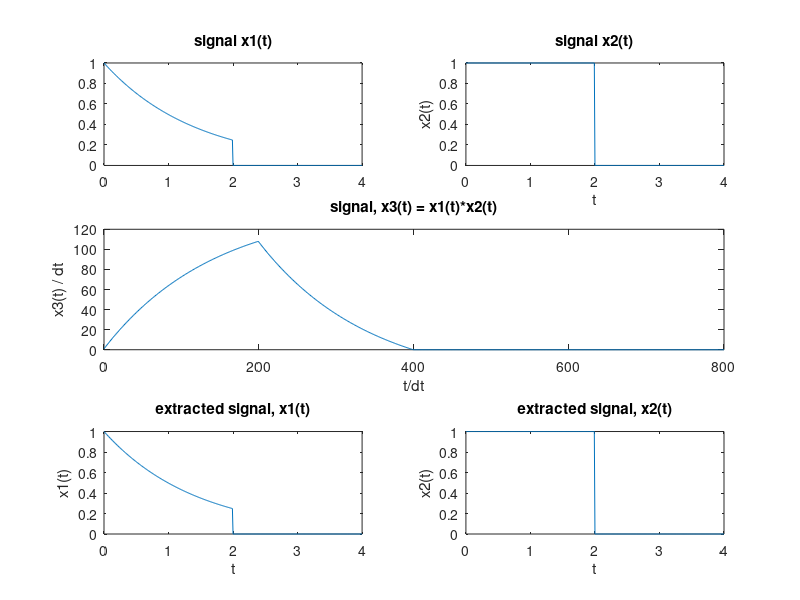

Write the MATLAB code that produced this figure.
T = 2;tmin = 0; tmax = 2*T; dt = 0.01;t = tmin:dt:tmax;x1 = exp(-0.7*t).*(t>=0 & t<T);x2 = 1.*(t>=0 & t<T);x3 = conv(x1,x2);n3 = length(x3);t1 = 0:1:n3-1;subplot(3,2,1); plot(t,x1); title('signal x1(t)');%xlabel('t'); ylable('x1(t)');subplot(3,2,2); plot(t,x2); title('signal x2(t)');xlabel('t'); ylabel('x2(t)');subplot(3,2,3:4); plot(t1,x3); title('signal, x3(t) = x1(t)*x2(t)');xlabel('t/dt');  ylabel('x3(t) / dt');x1d = deconv(x3,x2);x2d = deconv(x3,x1);ymin=min([min(x1d), min(x2d)]);ymax = max([max(x1d), max(x2d)]);subplot(3,2,5); plot(t,x1d); axis([tmin tmax ymin ymax]);xlabel('t'); ylabel('x1(t)'); title('extracted signal, x1(t)');subplot(3,2,6); plot(t,x2d); axis([tmin tmax ymin ymax]);xlabel('t'); ylabel('x2(t)'); title('extracted signal, x2(t)');